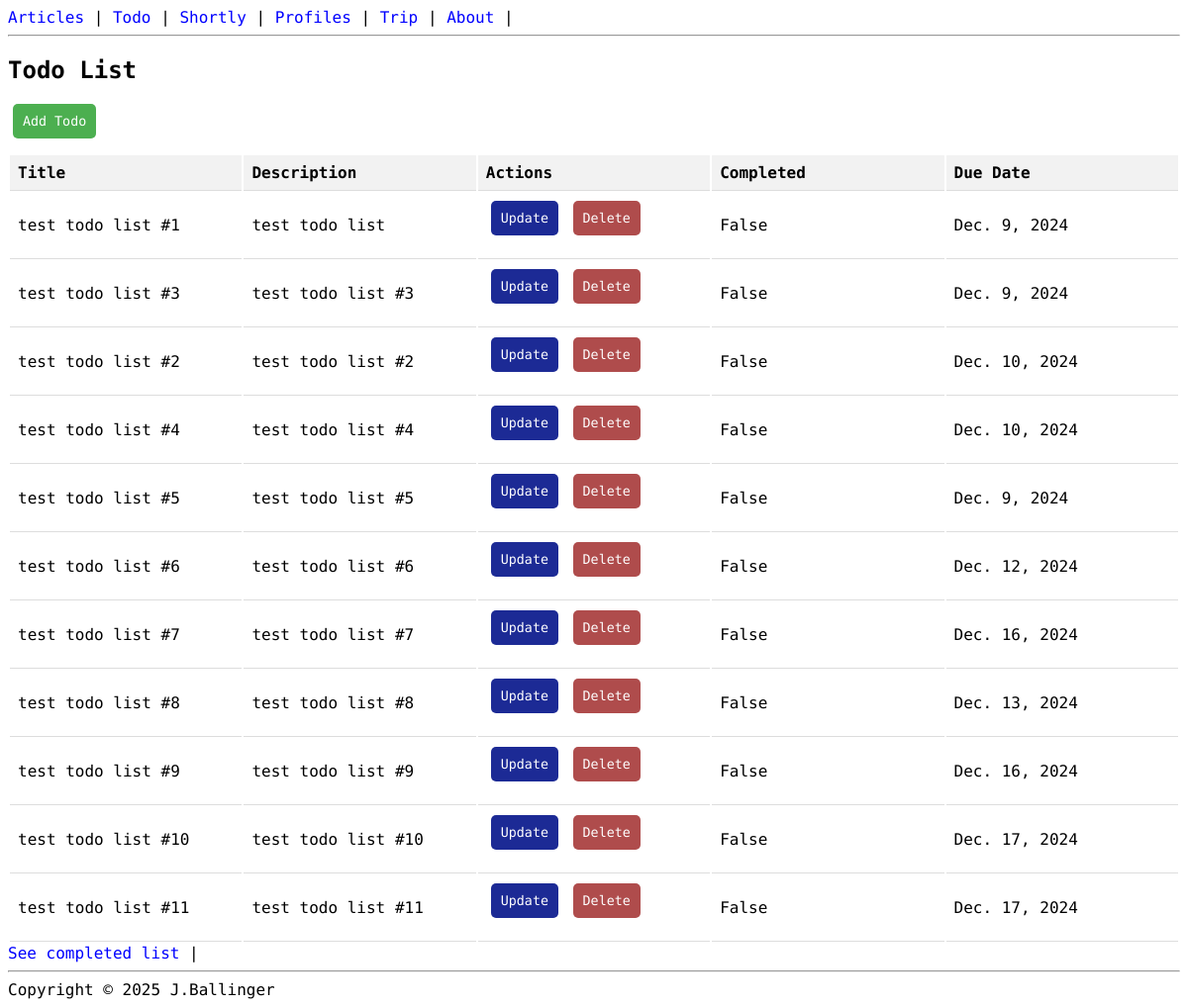
/todo/, run on an earlier commit of the app's database.
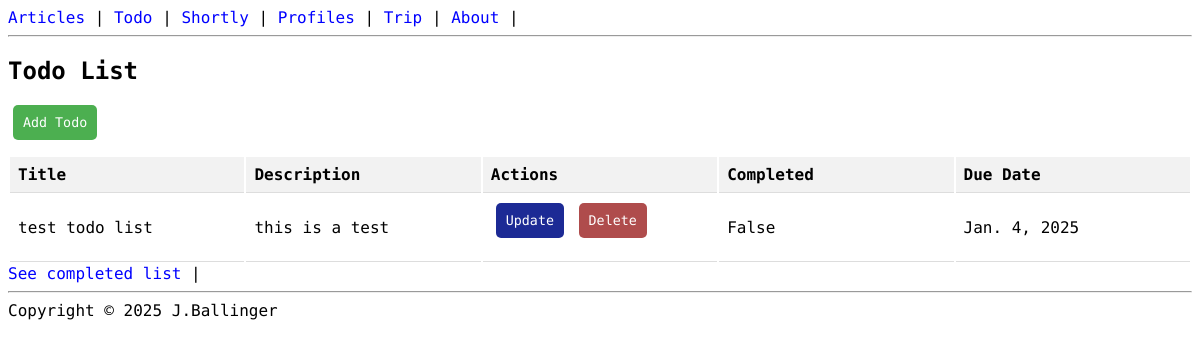
And on a later commit of the database.
### todo_app/models.py (models this page shows, shortened)
class Todo(models.Model):
    title = models.CharField(max_length=200)
    description = models.TextField()
    due_date = models.DateField()
    completed = models.BooleanField(default=False)

### todo_app/views.py (the view)
# urls.py: path('', todo_list, name='todo_list'),
def todo_list(request):
    todos = Todo.objects.filter(completed=False)
    return render(request, 'todo_app/todo_list.html', {'todos': todos})

### templates/todo_app/todo_list.html (shortened to what this page needs)
{% extends "base.html" %}
{% block content %}
<h2>Todo List</h2>
<a href="{% url 'todo_create' %}"><button type="button">Add Todo</button></a>
<table id="myTable" class="display" style="width:100%">
  <thead>
    <tr>
      <th>Title</th>
      <th>Description</th>
      <th>Actions</th>
      <th>Completed</th>
      <th>Due Date</th>
    </tr>
  </thead>
  <tbody>
  {% for todo in todos %}
    <tr>
      <td>{{ todo.title }}</td>
      <td>{{ todo.description }}</td>
      <td>
        <a href="{% url 'todo_update' todo.pk %}"><button type="button" id="action-1">Update</button></a>
        <a href="{% url 'todo_delete' todo.pk %}"><button type="button" id="action-2">Delete</button></a>
      </td>
      <td>
        {{ todo.completed}}
      </td>
      <td>{{ todo.due_date}}</td>
    </tr>
  {% endfor %}
  </tbody>
</table>
<a href="{% url 'todo_completed' %}">See completed list</a> |
{% endblock %}

What changed in the data, as far as the page shows it:
removed Todo: title "test todo list #1", description "test todo list", completed "False", due_date "Dec. 9, 2024"
removed Todo: title "test todo list #3", description "test todo list #3", completed "False", due_date "Dec. 9, 2024"
removed Todo: title "test todo list #2", description "test todo list #2", completed "False", due_date "Dec. 10, 2024"
removed Todo: title "test todo list #4", description "test todo list #4", completed "False", due_date "Dec. 10, 2024"
removed Todo: title "test todo list #5", description "test todo list #5", completed "False", due_date "Dec. 9, 2024"
removed Todo: title "test todo list #6", description "test todo list #6", completed "False", due_date "Dec. 12, 2024"
removed Todo: title "test todo list #7", description "test todo list #7", completed "False", due_date "Dec. 16, 2024"
removed Todo: title "test todo list #8", description "test todo list #8", completed "False", due_date "Dec. 13, 2024"
removed Todo: title "test todo list #9", description "test todo list #9", completed "False", due_date "Dec. 16, 2024"
removed Todo: title "test todo list #10", description "test todo list #10", completed "False", due_date "Dec. 17, 2024"
removed Todo: title "test todo list #11", description "test todo list #11", completed "False", due_date "Dec. 17, 2024"
now on this page (row edited): Todo: title "test todo list", description "this is a test", completed "False", due_date "Jan. 4, 2025"
